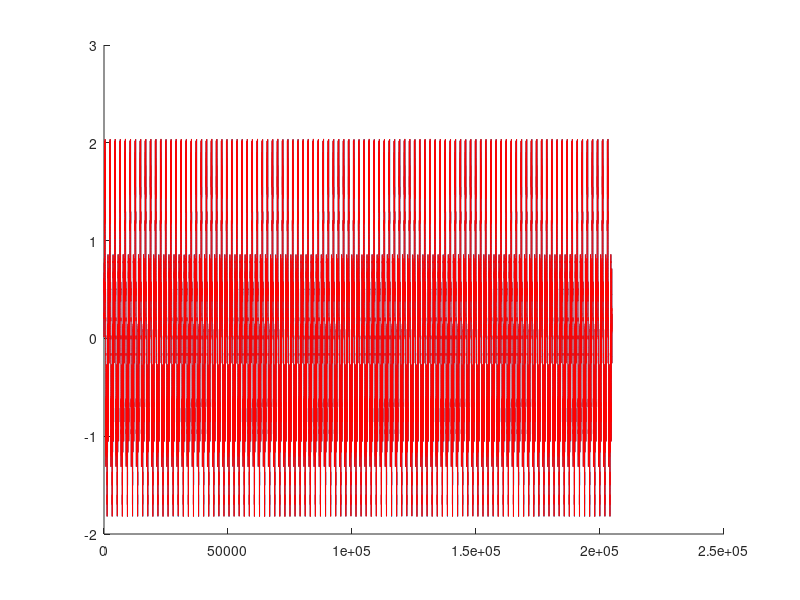

Reproduce this figure in MATLAB. (Note: this script raises an error after producing the figure.)
sampleRate = 2048;
sampleLength = 100*sampleRate;
phaseShift = 2048 / 100;

coefficients = 1./(1:2048);

sim1 = zeros(1,sampleLength);
sim2 = zeros(1,sampleLength);

rng(1);
jitter = rand(1,sampleRate);
warp = rand(2,sampleLength) .* .001;

%for i = 1:length(coefficients)
for i = 1:100
    addend = sin((1:sampleLength).*(2*pi*i/sampleRate) + jitter(i)*2*pi);
    shiftAddend = sin(((1+phaseShift):(sampleLength+phaseShift)).*(2*pi*i/sampleRate) + jitter(i)*2*pi);
    addend = addend + warp(1,:);
    shiftAddend = shiftAddend + warp(2,:);
    sim1 = sim1 + addend.*coefficients(i);
    sim2 = sim2 + shiftAddend.*coefficients(i);
    if(false)
        %debug
        close all;
        figure;
        hold on;
        plot(addend);
        plot(shiftAddend, 'r');
        %end debug
    end

end
%debug
close all;
figure;
hold on;
plot(sim1);
plot(sim2, 'r');
fullSim = [sim1;sim2]';

[slope, meanPhaseAngle, polyLine] = phaseSlopeIndex(fullSim,1,2);
close all;
figure;
plot(meanPhaseAngle);
% plot(shiftAddend, 'r');
%end debug
